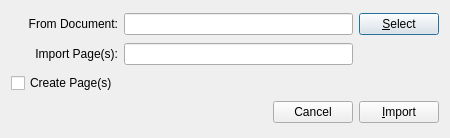
<?xml version="1.0" encoding="UTF-8"?>
<ui version="4.0">
 <class>DialogImportPage</class>
 <widget class="QDialog" name="DialogImportPage">
  <property name="geometry">
   <rect>
    <x>0</x>
    <y>0</y>
    <width>450</width>
    <height>138</height>
   </rect>
  </property>
  <property name="windowTitle">
   <string>Dialog</string>
  </property>
  <layout class="QGridLayout" name="gridLayout">
   <item row="0" column="1">
    <widget class="QLineEdit" name="lineEdit_2"/>
   </item>
   <item row="0" column="2">
    <widget class="QPushButton" name="pushButton">
     <property name="text">
      <string>&amp;Select</string>
     </property>
    </widget>
   </item>
   <item row="0" column="0">
    <widget class="QLabel" name="label_2">
     <property name="text">
      <string>From Document:</string>
     </property>
     <property name="alignment">
      <set>Qt::AlignRight|Qt::AlignTrailing|Qt::AlignVCenter</set>
     </property>
    </widget>
   </item>
   <item row="1" column="0">
    <widget class="QLabel" name="label">
     <property name="text">
      <string>Import Page(s):</string>
     </property>
     <property name="alignment">
      <set>Qt::AlignRight|Qt::AlignTrailing|Qt::AlignVCenter</set>
     </property>
    </widget>
   </item>
   <item row="3" column="2">
    <widget class="QPushButton" name="buttonImport">
     <property name="text">
      <string>&amp;Import</string>
     </property>
    </widget>
   </item>
   <item row="1" column="1">
    <widget class="QLineEdit" name="lineEdit"/>
   </item>
   <item row="2" column="0">
    <widget class="QCheckBox" name="checkboxCreatePage">
     <property name="text">
      <string>Create Page(s)</string>
     </property>
    </widget>
   </item>
   <item row="2" column="1" colspan="2">
    <widget class="ComponentInsertPage" name="componentInsertPage" native="true"/>
   </item>
   <item row="3" column="0" colspan="2">
    <widget class="QDialogButtonBox" name="buttonBox">
     <property name="orientation">
      <enum>Qt::Horizontal</enum>
     </property>
     <property name="standardButtons">
      <set>QDialogButtonBox::Cancel</set>
     </property>
    </widget>
   </item>
  </layout>
 </widget>
 <customwidgets>
  <customwidget>
   <class>ComponentInsertPage</class>
   <extends>QWidget</extends>
   <header>component_insertpage.h</header>
   <container>1</container>
  </customwidget>
 </customwidgets>
 <resources/>
 <connections>
  <connection>
   <sender>buttonBox</sender>
   <signal>rejected()</signal>
   <receiver>DialogImportPage</receiver>
   <slot>reject()</slot>
   <hints>
    <hint type="sourcelabel">
     <x>316</x>
     <y>260</y>
    </hint>
    <hint type="destinationlabel">
     <x>286</x>
     <y>274</y>
    </hint>
   </hints>
  </connection>
  <connection>
   <sender>buttonImport</sender>
   <signal>pressed()</signal>
   <receiver>DialogImportPage</receiver>
   <slot>accept()</slot>
   <hints>
    <hint type="sourcelabel">
     <x>400</x>
     <y>115</y>
    </hint>
    <hint type="destinationlabel">
     <x>224</x>
     <y>68</y>
    </hint>
   </hints>
  </connection>
 </connections>
</ui>
